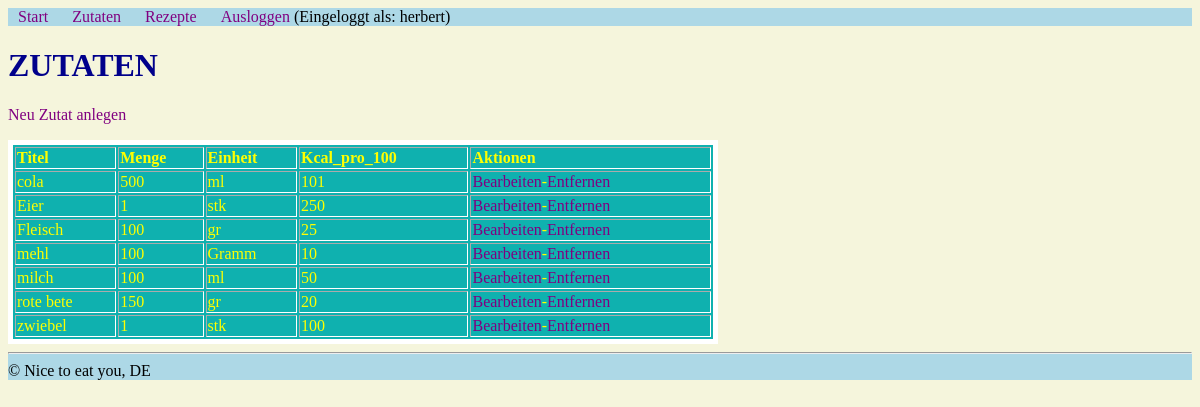
Page /admin/zutaten_liste.php (signed in) on the committed database.
### tables this page shows
CREATE TABLE `zutaten` (
  `id` int(10) UNSIGNED NOT NULL,
  `titel` varchar(50) NOT NULL,
  `Menge` float DEFAULT NULL,
  `einheit` varchar(50) DEFAULT NULL,
  `kcal_pro_100` int(11) DEFAULT NULL
);

### admin/funktionen.php (called while the page is built, shortened)
<?php
$db = mysqli_connect("localhost", "root", "", "php2");
mysqli_set_charset($db, "utf8");
function query ($sql_befehl) {
    global $db;
    $result = mysqli_query($db, $sql_befehl) or die(mysqli_error($db) . "<br/>" . $sql_befehl);
    return $result;
}

### admin/zutaten_liste.php (the view, shortened to what this page needs)
<?php
include "funktionen.php";
include "kopf.php";
?>
<h1>ZUTATEN</h1>
<p><a href="zutaten_neu.php">Neu Zutat anlegen </a> </p>
<?php
   $result = query("SELECT * FROM zutaten ORDER BY titel ASC");
echo "<table border='1'>";
   echo "<thread>";
      echo "<tr>";
          echo "<th>Titel</th>";
          echo "<th>Menge</th>";
          echo "<th>Einheit</th>";
          echo "<th>Kcal_pro_100</th>";
          echo "<th>Aktionen</th>";
      echo "</tr>";
   echo "</thread>";
   echo "<tbody>";
   while ($row = mysqli_fetch_assoc($result)) {
    echo "<tr>";
         echo "<td>" . $row["titel"] . "</td>";
         echo "<td>" . $row["Menge"] . "</td>";
         echo "<td>" . $row["einheit"] . "</td>";
         echo "<td>" . $row["kcal_pro_100"] . "</td>";
         echo "<td>"
          . "<a href='zutaten_bearbeiten.php?id={$row["id"]}'>Bearbeiten</a>-"
          . "<a href='zutaten_entfernen.php?id={$row["id"]}'>Entfernen</a>" . "</td>";
    echo "</tr>";
   }
    echo "</tbody>";
  echo "</table>";
?>
<?php
include "fuss.php";
?>

### admin/kopf.php (style rules this page uses)
body { background-color: beige; }
a { text-decoration: none; color: purple; }
table { border: 5px solid white; background-color:rgb(15 177 175) ; width: 60%; text-align: left; color: yellow; }
h1 { color: darkblue; }

### rows in the picture
zutaten: titel "cola", Menge "500", einheit "ml", kcal_pro_100 "101"
zutaten: titel "Eier", Menge "1", einheit "stk", kcal_pro_100 "250"
zutaten: titel "Fleisch", Menge "100", einheit "gr", kcal_pro_100 "25"
zutaten: titel "mehl", Menge "100", einheit "Gramm", kcal_pro_100 "10"
zutaten: titel "milch", Menge "100", einheit "ml", kcal_pro_100 "50"
zutaten: titel "rote bete", Menge "150", einheit "gr", kcal_pro_100 "20"
zutaten: titel "zwiebel", Menge "1", einheit "stk", kcal_pro_100 "100"

### other values in the picture
$_SESSION["benutzername"] "herbert"
